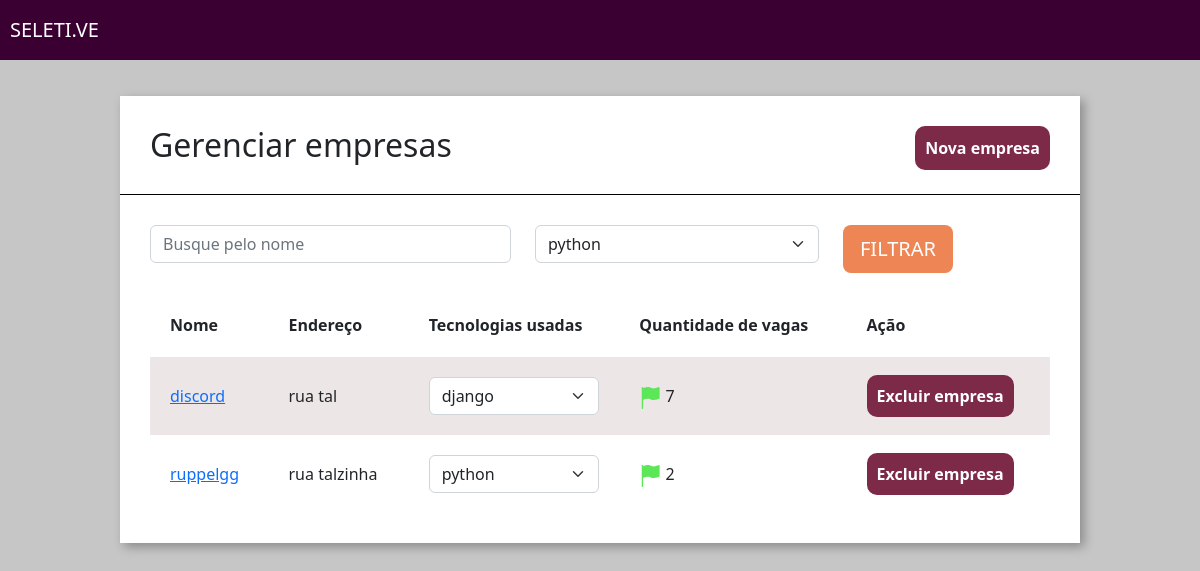
Page /home/empresas/ on the committed database.
### empresa/models.py (models this page shows, shortened)
class Empresa(models.Model):
    choices_nicho_mercado = (
        ('M', 'Marketing'),
        ('N', 'Nutrição'),
        ('D', 'Design')
    )
    logo = models.ImageField(upload_to="logo_empresa", null=True)
    nome = models.CharField(max_length=30)
    email = models.EmailField()
    cidade = models.CharField(max_length=30)
    tecnologias = models.ManyToManyField(Tecnologias)
    endereco = models.CharField(max_length=30)
    caracteristica_empresa = models.TextField(max_length=3000)
    nicho_mercado = models.CharField(max_length=3, choices=choices_nicho_mercado)
    def qtd_vagas(self):
        return Vagas.objects.filter(empresa__id=self.id).count()

### empresa/views.py (the view)
# urls.py: path('empresas/', views.empresas, name="empresa"),
def empresas(request):
    technologias_filtrar = request.GET.get('tecnologias')
    nome_filtrar = request.GET.get('nome')
    empresas = Empresa.objects.all()
    if technologias_filtrar:
        empresas = empresas.filter(tecnologias=technologias_filtrar)
    if nome_filtrar:
        empresas = empresas.filter(nome__icontains=nome_filtrar)
    tecnologias = Tecnologias.objects.all()
    return render(request, 'empresa.html', {'empresas': empresas, 'tecnologias':tecnologias})

### empresa/models.py (called while the page is built)
    def __str__(self):
        return self.tecnologia

### empresa/templatetags/filtro.py (called while the page is built)
@register.filter(name="is_par")
def is_par(valor):
    if valor % 2 == 0:
        return True
    else: return False

### empresa/templates/empresa.html (shortened to what this page needs)
{% extends 'base.html' %}
{% load filtro %}
{% load static %}
{% block 'head' %}
    <link rel="stylesheet" href="{% static 'empresa/css/empresas.css' %}">
{% endblock %}
{% block 'body' %}
    <div class="wrapper">
        <div class="box">
            <div class="header-box">
                <h2 class="titulo">Gerenciar empresas</h2>
                <a href="{% url 'nova_empresa' %}" class="btn-nova-empresa">Nova empresa</a>
            </div>
            <div class="borda-box"></div>
            <div class="body-box">
                <form action="{% url 'empresa' %}" method="GET">{% csrf_token %}
                <div class="row">
                        <div class="col-md-5">
                            <input type="text" placeholder="Busque pelo nome" class="form-control" name="nome">
                        </div>
                        <div class="col-md-4">
                            <select class="form-select" name="tecnologias">
                                {% for tech in tecnologias %}
                                    <option value="{{tech.id}}">{{tech}}</option>
                                {% endfor %}
                            </select>
                        </div>
                    <div class="col-md-3">
                        <input type="submit" value="FILTRAR" class="btn btn-lg btn-orange">
                    </div>
                </div>
                </form>
                <table class="tabela" cellpadding="20">
                    <tr>
                        <th>Nome</th>
                        <th>Endereço</th>
                        <th>Tecnologias usadas</th>
                        <th>Quantidade de vagas</th>
                        <th>Ação</th>
                </tr>
                    {% for empresa in empresas %}
                        <tr {% if not forloop.counter|is_par%} class="tabela-linha" {% endif %}>
                            <td><a href="{% url 'empresa_unica' empresa.id %}">{{empresa.nome}}</a></td>
                            <td>{{empresa.endereco}}</td>
                            <td>
                                <select class="form-select">
                                    {% for tech in empresa.tecnologias.all %}
                                        <option>{{tech}}</option>
                                    {% endfor %}
                                </select>
                            </td>
                            <td>
                                {% if empresa.qtd_vagas > 0 %}
                                    <img src="{% static 'empresa/img/flag_green.png'%}" alt="">
                                {% else %}
                                    <img src="{% static 'empresa/img/flag_red.png'%}" alt="">
                                {% endif %}
                                {{empresa.qtd_vagas}}
                            </td>
                            <td>
                                <a href="{% url 'excluir_empresa' empresa.id %}" class="btn-excluir">Excluir empresa</a>
                            </td>
                        </tr>
                    {% endfor %}
                </table>
            </div>
        </div>
    </div>
{% endblock%}

### templates/static/base/css/base.css (style rules this page uses)
body { background-color: #C6C6C6; }

### templates/static/empresa/css/empresas.css (style rules this page uses)
.wrapper { margin-top: 3%; display: flex; flex-direction: row; justify-content: center; align-items: center; }
.box { width: 80vw; background: #fff; box-shadow: 4px 4px 10px rgba(0,0,0,.3); }
.titulo { display: inline; }
.btn-nova-empresa { float: right; text-decoration: none; color: white; background-color: #7D2948; padding: 10px; border-radius: 10px; font-weight: bold; }
.header-box { padding: 30px; }
.borda-box { border-top: 1px solid black; }
.body-box { padding: 30px; }
.btn-orange { background-color: #ED8554; color: white; }
.tabela { width: 100%; margin-top: 20px; }
.tabela-linha { background-color: #EDE6E6; }
.btn-excluir { text-decoration: none; color: white; background-color: #7D2948; padding: 10px; border-radius: 10px; font-weight: bold; }

### rows in the picture
Empresa: nome "discord", endereco "rua tal", qtd_vagas "7"
Empresa: nome "ruppelgg", endereco "rua talzinha", qtd_vagas "2"

### other values in the picture
form field tecnologias "python"
form field value "django"
form field value "python"
